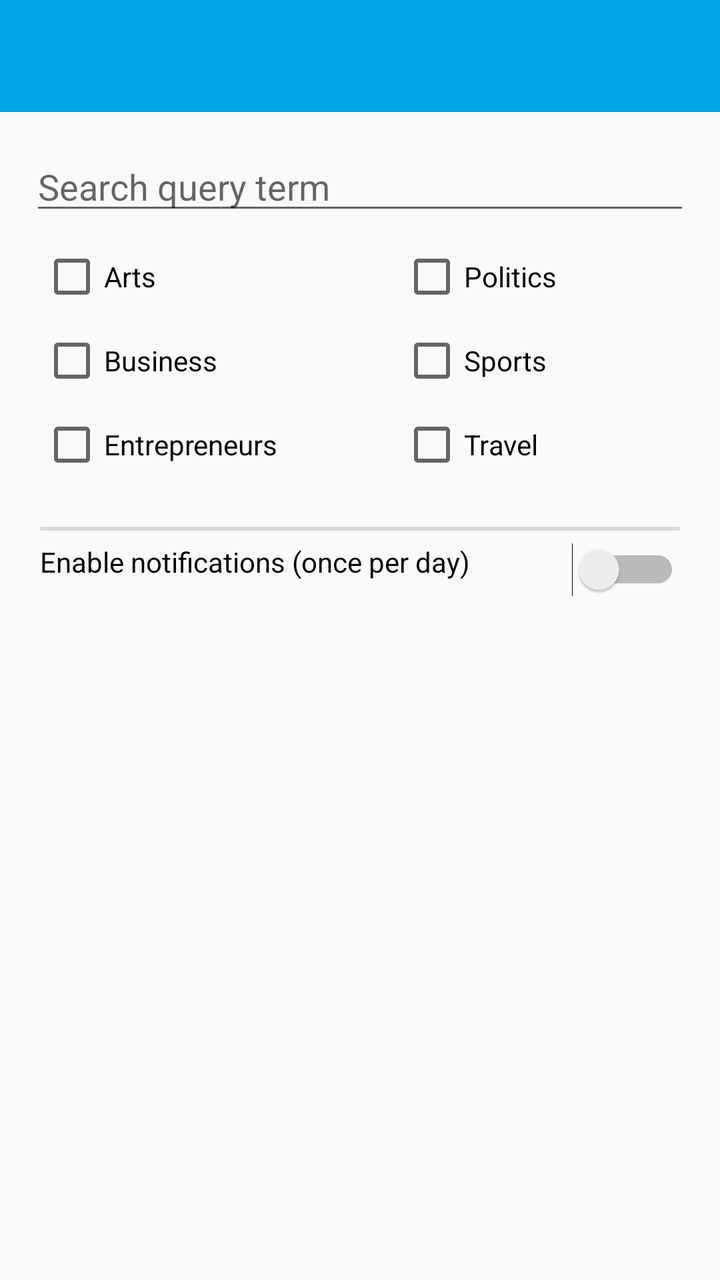
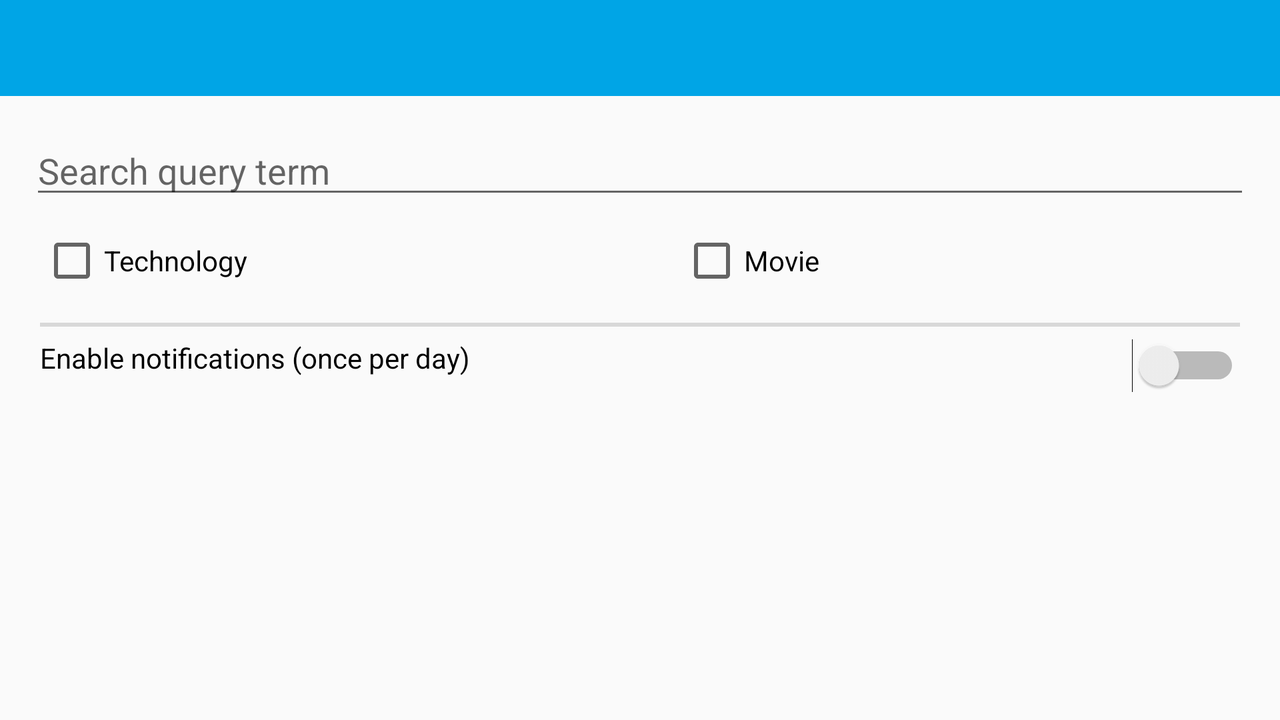

First picture: res/layout/ on a phone held upright. Second picture: the repository's own variant of that layout, on a device whose configuration matches the variant's folder. Source for both follows.
<!-- AndroidManifest.xml: application theme AppTheme -->
<!-- res/layout/activity_notification.xml -->
<?xml version="1.0" encoding="utf-8"?>
<LinearLayout xmlns:android="http://schemas.android.com/apk/res/android"
    android:layout_width="match_parent"
    android:layout_height="match_parent"
    android:orientation="vertical">

    <include
        layout="@layout/toolbar"
        android:layout_width="match_parent"
        android:layout_height="wrap_content" />

    <EditText
        android:id="@+id/edittext_search_params"
        android:layout_width="match_parent"
        android:layout_height="wrap_content"
        android:layout_marginEnd="15dp"
        android:layout_marginStart="15dp"
        android:layout_marginTop="15dp"
        android:hint="Search query term"
        android:inputType="text"
        android:maxLength="50"
        android:maxLines="1"
        android:singleLine="true" />

    <LinearLayout
        android:layout_width="match_parent"
        android:layout_height="wrap_content"
        android:layout_marginTop="10dp"
        android:orientation="horizontal">

        <android.support.v7.widget.AppCompatCheckBox
            android:id="@+id/nchechbox_arts"
            android:layout_width="wrap_content"
            android:layout_height="wrap_content"
            android:layout_marginEnd="10dp"
            android:layout_marginStart="20dp"
            android:layout_weight="1.0"
            android:ems="10"
            android:inputType="date"
            android:text="Arts" />

        <android.support.v7.widget.AppCompatCheckBox
            android:id="@+id/nchechbox_politics"
            android:layout_width="wrap_content"
            android:layout_height="wrap_content"
            android:layout_marginEnd="20dp"
            android:layout_marginStart="30dp"
            android:layout_weight="1.0"
            android:ems="10"
            android:inputType="date"
            android:text="Politics" />


    </LinearLayout>

    <LinearLayout
        android:layout_width="match_parent"
        android:layout_height="wrap_content"
        android:layout_marginTop="10dp"
        android:orientation="horizontal">

        <android.support.v7.widget.AppCompatCheckBox
            android:id="@+id/nchechbox_business"
            android:layout_width="wrap_content"
            android:layout_height="wrap_content"
            android:layout_marginEnd="10dp"
            android:layout_marginStart="20dp"
            android:layout_weight="1.0"
            android:ems="10"
            android:inputType="date"
            android:text="Business" />

        <android.support.v7.widget.AppCompatCheckBox
            android:id="@+id/nchechbox_sports"
            android:layout_width="wrap_content"
            android:layout_height="wrap_content"
            android:layout_marginEnd="20dp"
            android:layout_marginStart="30dp"
            android:layout_weight="1.0"
            android:ems="10"
            android:inputType="date"
            android:text="Sports" />


    </LinearLayout>

    <LinearLayout
        android:layout_width="match_parent"
        android:layout_height="wrap_content"
        android:layout_marginTop="10dp"
        android:orientation="horizontal">

        <android.support.v7.widget.AppCompatCheckBox
            android:id="@+id/nchechbox_entrepreneurs"
            android:layout_width="wrap_content"
            android:layout_height="wrap_content"
            android:layout_marginEnd="10dp"
            android:layout_marginStart="20dp"
            android:layout_weight="1.0"
            android:ems="10"
            android:inputType="date"
            android:text="Entrepreneurs" />

        <android.support.v7.widget.AppCompatCheckBox
            android:id="@+id/nchechbox_travel"
            android:layout_width="wrap_content"
            android:layout_height="wrap_content"
            android:layout_marginEnd="20dp"
            android:layout_marginStart="30dp"
            android:layout_weight="1.0"
            android:ems="10"
            android:inputType="date"
            android:text="Travel" />


    </LinearLayout>

    <RelativeLayout
        android:layout_width="match_parent"
        android:layout_height="wrap_content"
        android:layout_marginTop="25dp">

        <LinearLayout
            android:layout_width="match_parent"
            android:layout_height="2dp"
            android:layout_marginEnd="20dp"
            android:layout_marginStart="20dp"
            android:background="@color/colorLightGrey2">

        </LinearLayout>

        <Switch
            android:id="@+id/switchnotification"
            android:layout_width="wrap_content"
            android:layout_height="wrap_content"
            android:layout_alignParentEnd="true"
            android:layout_marginEnd="20dp"
            android:layout_marginTop="8dp" />

        <TextView
            android:layout_width="wrap_content"
            android:layout_height="wrap_content"
            android:layout_marginStart="20dp"
            android:layout_marginTop="8dp"
            android:text="Enable notifications (once per day)"
            android:textColor="@color/colorBlack" />

    </RelativeLayout>


</LinearLayout>
<!-- res/layout/toolbar.xml (included above) -->
<?xml version="1.0" encoding="utf-8"?>
<android.support.v7.widget.Toolbar xmlns:android="http://schemas.android.com/apk/res/android"
    xmlns:app="http://schemas.android.com/apk/res-auto"
    android:id="@+id/activity_main_toolbar"
    android:layout_width="match_parent"
    android:layout_height="wrap_content"
    android:minHeight="?attr/actionBarSize"
    android:background="@color/colorAccent"
    android:theme="@style/ToolbarTheme"
    app:titleTextAppearance="@style/Toolbar.Text" />
<!-- resources referenced by this layout -->
<resources>
  <color name="colorAccent">#00A5E6</color>
  <color name="colorBlack">#000000</color>
  <color name="colorLightGrey2">#D8D8D8</color>
  <style name="Toolbar.Text" parent="TextAppearance.Widget.AppCompat.Toolbar.Title">
          <item name="android:textSize">20sp</item>
          <item name="android:textColor">@color/colorWhite</item>
      </style>
  <style name="ToolbarTheme" parent="@style/ThemeOverlay.AppCompat">
          <item name="android:textColorPrimary">@color/colorAccent</item>
          <item name="colorControlNormal">@color/colorWhite</item>
      </style>
  <style name="AppTheme" parent="Theme.AppCompat.Light.NoActionBar">
          
          <item name="colorPrimary">@color/colorPrimary</item>
          <item name="colorPrimaryDark">@color/colorPrimaryDark</item>
          <item name="colorAccent">@color/colorAccent</item>
      </style>
  <color name="colorWhite">#ffffff</color>
  <color name="colorPrimary">#0084B8</color>
  <color name="colorPrimaryDark">#0084B8</color>
</resources>
<!-- res/layout-land/activity_notification.xml (the author's variant of the layout above) -->
<!-- drawn on the phone turned sideways -->
<?xml version="1.0" encoding="utf-8"?>
<LinearLayout xmlns:android="http://schemas.android.com/apk/res/android"
    android:layout_width="match_parent"
    android:layout_height="match_parent"
    android:orientation="vertical">

    <include
        layout="@layout/toolbar"
        android:layout_width="match_parent"
        android:layout_height="wrap_content" />

    <EditText
        android:id="@+id/edittext_search_params"
        android:layout_width="match_parent"
        android:layout_height="wrap_content"
        android:layout_marginEnd="15dp"
        android:layout_marginStart="15dp"
        android:layout_marginTop="15dp"
        android:hint="Search query term"
        android:inputType="text"
        android:maxLength="50"
        android:maxLines="1"
        android:singleLine="true" />

    <LinearLayout
        android:layout_width="match_parent"
        android:layout_height="wrap_content"
        android:layout_marginTop="10dp"
        android:orientation="horizontal">

        <android.support.v7.widget.AppCompatCheckBox
            android:id="@+id/chechbox_technology"
            android:layout_width="wrap_content"
            android:layout_height="wrap_content"
            android:layout_marginEnd="10dp"
            android:layout_marginStart="20dp"
            android:layout_weight="1.0"
            android:ems="10"
            android:inputType="date"
            android:text="Technology" />

        <android.support.v7.widget.AppCompatCheckBox
            android:id="@+id/chechbox_movie"
            android:layout_width="wrap_content"
            android:layout_height="wrap_content"
            android:layout_marginEnd="20dp"
            android:layout_marginStart="30dp"
            android:layout_weight="1.0"
            android:ems="10"
            android:inputType="date"
            android:text="Movie" />


    </LinearLayout>

    <RelativeLayout
        android:layout_width="match_parent"
        android:layout_height="wrap_content"
        android:layout_marginTop="15dp">

        <LinearLayout
            android:layout_width="match_parent"
            android:layout_height="2dp"
            android:layout_marginEnd="20dp"
            android:layout_marginStart="20dp"
            android:background="@color/colorLightGrey2">

        </LinearLayout>

        <Switch
            android:id="@+id/switchnotification"
            android:layout_width="wrap_content"
            android:layout_height="wrap_content"
            android:layout_alignParentEnd="true"
            android:layout_marginEnd="20dp"
            android:layout_marginTop="8dp" />

        <TextView
            android:layout_width="wrap_content"
            android:layout_height="wrap_content"
            android:layout_marginStart="20dp"
            android:layout_marginTop="8dp"
            android:text="Enable notifications (once per day)"
            android:textColor="@color/colorBlack" />

    </RelativeLayout>


</LinearLayout>
